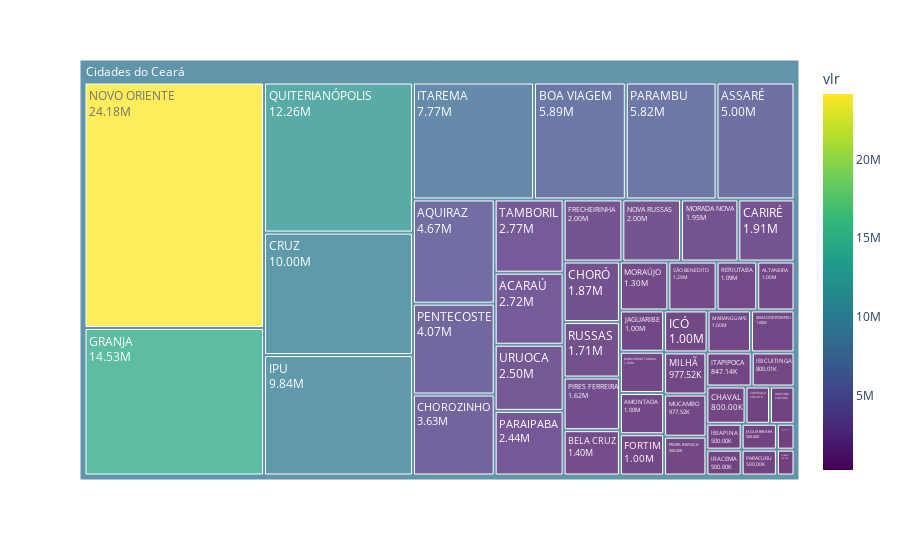

Write notebook code for a chart like this one.
### Markdown cell above
Criando um treemap para ver melhor.

### Code cell
# fig1 = px.treemap(cidades_emendas_df, path=["Cidade"], values="vlr",color="vlr",color_continuous_scale='viridis')
# fig1.update_traces(
#     #textinfo="label+value"
#     texttemplate='%{label} <br> %{value: text} <br> %{percentRoot}'
#     ,selector=dict(type='treemap')
# )
# fig1.show()




# emendas_estaduais[['Estado','Políticos','Emendas','vlr_prty', 'Valor']]
# cidades_emendas_df.head()

fig2 = px.treemap(cidades_emendas_df, path=[px.Constant("Cidades do Ceará"),"Cidade"], values="vlr", color="vlr", color_continuous_scale='viridis')
fig2.update_traces(
    text=cidades_emendas_df['vlr_prty'],
    textinfo="label+text", 
    selector=dict(type='treemap'), 
    opacity=0.75
)
fig2.show()

### Figure 1 — Plotly figure (JSON) as saved in the notebook; plotly's stock layout.template omitted (floating-point values rounded to 4 significant figures)
{"data": [{"branchvalues": "total", "customdata": [[2724000.0], [250000], [1000012], [1000000], [4672000.0], [500000], [5000000], [1400000], [5887627], [500012], [1912000.0], [800000], [3629209], [1869000.0], [250000], [10000000], [1000000], [2000000], [14525651], [500000], [800012], [1000000], [9835337], [500000], [847100.0], [7765720], [500000], [1000012], [1000000], [977525], [1000012], [1952448], [1300000], [977525], [2000000], [24180000.0], [500000], [2443813], [5819682], [900000], [4073023], [1625000], [12258418], [1089365], [1714511], [1000000], [1294786], [2769655], [2500000], [9283000.0]], "domain": {"x": [0, 1], "y": [0, 1]}, "hovertemplate": "labels=%{label}<br>vlr_sum=%{value}<br>parent=%{parent}<br>id=%{id}<br>vlr=%{color}<extra></extra>", "ids": ["Cidades do Ceará/ACARAÚ", "Cidades do Ceará/ALCÂNTARAS", "Cidades do Ceará/ALTANEIRA", "Cidades do Ceará/AMONTADA", "Cidades do Ceará/AQUIRAZ", "Cidades do Ceará/ARATUBA", "Cidades do Ceará/ASSARÉ", "Cidades do Ceará/BELA CRUZ", "Cidades do Ceará/BOA VIAGEM", "Cidades do Ceará/CARIRIAÇU", "Cidades do Ceará/CARIRÉ", "Cidades do Ceará/CHAVAL", "Cidades do Ceará/CHOROZINHO", "Cidades do Ceará/CHORÓ", "Cidades do Ceará/COREAÚ", "Cidades do Ceará/CRUZ", "Cidades do Ceará/FORTIM", "Cidades do Ceará/FRECHEIRINHA", "Cidades do Ceará/GRANJA", "Cidades do Ceará/IBIAPINA", "Cidades do Ceará/IBICUITINGA", "Cidades do Ceará/ICÓ", "Cidades do Ceará/IPU", "Cidades do Ceará/IRACEMA", "Cidades do Ceará/ITAPIPOCA", "Cidades do Ceará/ITAREMA", "Cidades do Ceará/JAGUARIBARA", "Cidades do Ceará/JAGUARIBE", "Cidades do Ceará/MARANGUAPE", "Cidades do Ceará/MILHÃ", "Cidades do Ceará/MONSENHOR TABOSA", "Cidades do Ceará/MORADA NOVA", "Cidades do Ceará/MORAÚJO", "Cidades do Ceará/MUCAMBO", "Cidades do Ceará/NOVA RUSSAS", "Cidades do Ceará/NOVO ORIENTE", "Cidades do Ceará/PARACURU", "Cidades do Ceará/PARAIPABA", "Cidades do Ceará/PARAMBU", "Cidades do Ceará/PEDRA BRANCA", "Cidades do Ceará/PENTECOSTE", "Cidades do Ceará/PIRES FERREIRA", "Cidades do Ceará/QUITERIANÓPOLIS", "Cidades do Ceará/RERIUTABA", "Cidades do Ceará/RUSSAS", "Cidades do Ceará/SENADOR POMPEU", "Cidades do Ceará/SÃO BENEDITO", "Cidades do Ceará/TAMBORIL", "Cidades do Ceará/URUOCA", "Cidades do Ceará"], "labels": ["ACARAÚ", "ALCÂNTARAS", "ALTANEIRA", "AMONTADA", "AQUIRAZ", "ARATUBA", "ASSARÉ", "BELA CRUZ", "BOA VIAGEM", "CARIRIAÇU", "CARIRÉ", "CHAVAL", "CHOROZINHO", "CHORÓ", "COREAÚ", "CRUZ", "FORTIM", "FRECHEIRINHA", "GRANJA", "IBIAPINA", "IBICUITINGA", "ICÓ", "IPU", "IRACEMA", "ITAPIPOCA", "ITAREMA", "JAGUARIBARA", "JAGUARIBE", "MARANGUAPE", "MILHÃ", "MONSENHOR TABOSA", "MORADA NOVA", "MORAÚJO", "MUCAMBO", "NOVA RUSSAS", "NOVO ORIENTE", "PARACURU", "PARAIPABA", "PARAMBU", "PEDRA BRANCA", "PENTECOSTE", "PIRES FERREIRA", "QUITERIANÓPOLIS", "RERIUTABA", "RUSSAS", "SENADOR POMPEU", "SÃO BENEDITO", "TAMBORIL", "URUOCA", "Cidades do Ceará"], "marker": {"coloraxis": "coloraxis", "colors": [2724000.0, 250000, 1000012, 1000000, 4672000.0, 500000, 5000000, 1400000, 5887627, 500012, 1912000.0, 800000, 3629209, 1869000.0, 250000, 10000000, 1000000, 2000000, 14525651, 500000, 800012, 1000000, 9835337, 500000, 847100.0, 7765720, 500000, 1000012, 1000000, 977525, 1000012, 1952448, 1300000, 977525, 2000000, 24180000.0, 500000, 2443813, 5819682, 900000, 4073023, 1625000, 12258418, 1089365, 1714511, 1000000, 1294786, 2769655, 2500000, 9283000.0]}, "name": "", "opacity": 0.75, "parents": ["Cidades do Ceará", "Cidades do Ceará", "Cidades do Ceará", "Cidades do Ceará", "Cidades do Ceará", "Cidades do Ceará", "Cidades do Ceará", "Cidades do Ceará", "Cidades do Ceará", "Cidades do Ceará", "Cidades do Ceará", "Cidades do Ceará", "Cidades do Ceará", "Cidades do Ceará", "Cidades do Ceará", "Cidades do Ceará", "Cidades do Ceará", "Cidades do Ceará", "Cidades do Ceará", "Cidades do Ceará", "Cidades do Ceará", "Cidades do Ceará", "Cidades do Ceará", "Cidades do Ceará", "Cidades do Ceará", "Cidades do Ceará", "Cidades do Ceará", "Cidades do Ceará", "Cidades do Ceará", "Cidades do Ceará", "Cidades do Ceará", "Cidades do Ceará", "Cidades do Ceará", "Cidades do Ceará", "Cidades do Ceará", "Cidades do Ceará", "Cidades do Ceará", "Cidades do Ceará", "Cidades do Ceará", "Cidades do Ceará", "Cidades do Ceará", "Cidades do Ceará", "Cidades do Ceará", "Cidades do Ceará", "Cidades do Ceará", "Cidades do Ceará", "Cidades do Ceará", "Cidades do Ceará", "Cidades do Ceará", ""], "text": ["2.72M", "250.00K", "1.00M", "1.00M", "4.67M", "500.00K", "5.00M", "1.40M", "5.89M", "500.01K", "1.91M", "800.00K", "3.63M", "1.87M", "250.00K", "10.00M", "1.00M", "2.00M", "14.53M", "500.00K", "800.01K", "1.00M", "9.84M", "500.00K", "847.14K", "7.77M", "500.00K", "1.00M", "1.00M", "977.52K", "1.00M", "1.95M", "1.30M", "977.52K", "2.00M", "24.18M", "500.00K", "2.44M", "5.82M", "900.00K", "4.07M", "1.62M", "12.26M", "1.09M", "1.71M", "1.00M", "1.29M", "2.77M", "2.50M"], "textinfo": "label+text", "type": "treemap", "values": [2724000.0, 250000, 1000012, 1000000, 4672000.0, 500000, 5000000, 1400000, 5887627, 500012, 1912000.0, 800000, 3629209, 1869000.0, 250000, 10000000, 1000000, 2000000, 14525651, 500000, 800012, 1000000, 9835337, 500000, 847100.0, 7765720, 500000, 1000012, 1000000, 977525, 1000012, 1952448, 1300000, 977525, 2000000, 24180000.0, 500000, 2443813, 5819682, 900000, 4073023, 1625000, 12258418, 1089365, 1714511, 1000000, 1294786, 2769655, 2500000, 153041247]}], "layout": {"coloraxis": {"colorbar": {"title": {"text": "vlr"}}, "colorscale": [[0, "#440154"], [0.1111, "#482878"], [0.2222, "#3e4989"], [0.3333, "#31688e"], [0.4444, "#26828e"], [0.5556, "#1f9e89"], [0.6667, "#35b779"], [0.7778, "#6ece58"], [0.8889, "#b5de2b"], [1, "#fde725"]]}, "legend": {"tracegroupgap": 0}, "margin": {"t": 60}}}
